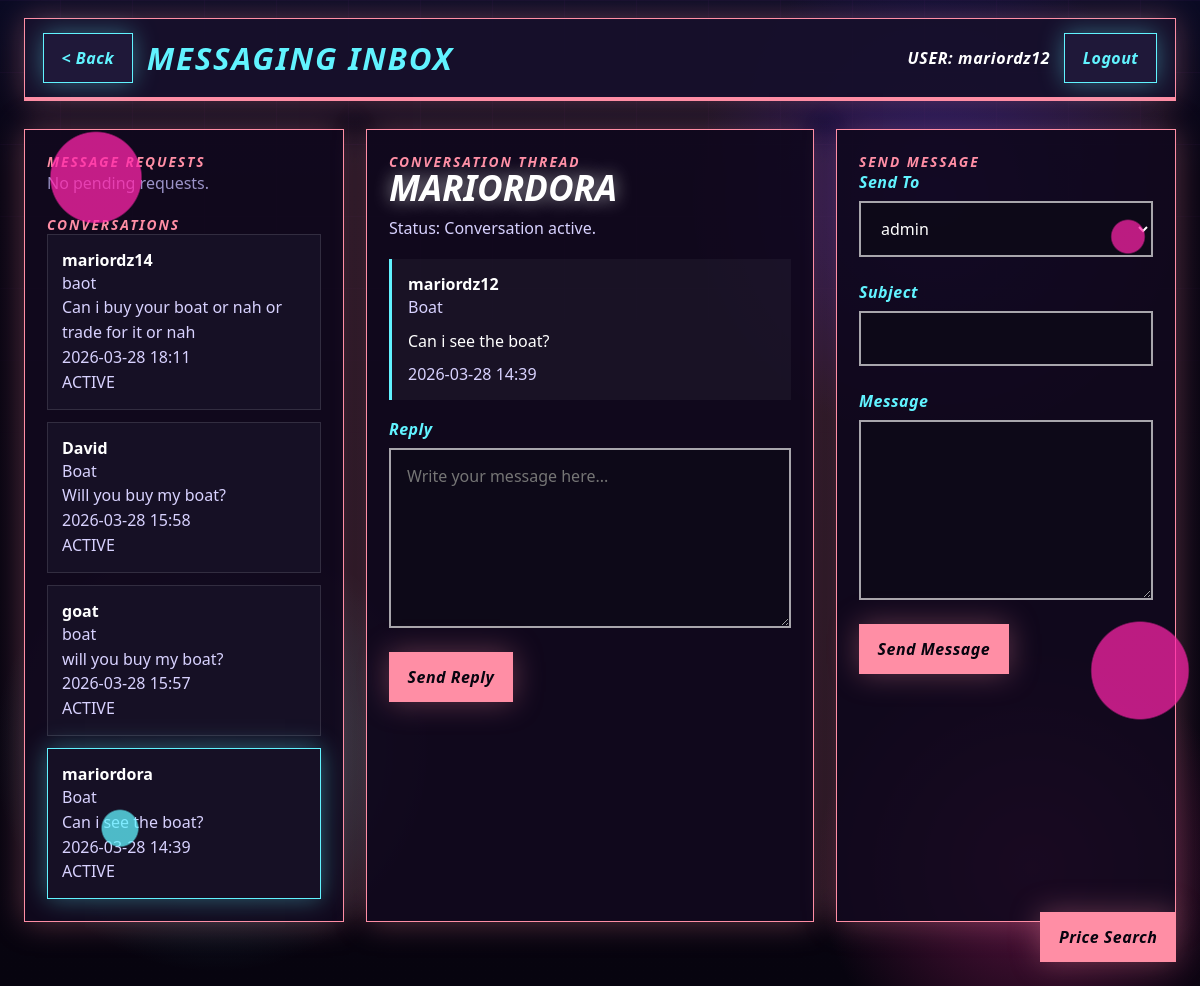
The app's page /inbox?conv=1 (signed in) with its own data.
### tables this page shows
CREATE TABLE users (
            id INTEGER PRIMARY KEY AUTOINCREMENT,
            username TEXT UNIQUE NOT NULL,
            password TEXT NOT NULL,
            created_at TEXT NOT NULL
        );

CREATE TABLE messages (
            id INTEGER PRIMARY KEY AUTOINCREMENT,
            sender_id INTEGER NOT NULL,
            receiver_id INTEGER NOT NULL,
            subject TEXT NOT NULL,
            body TEXT NOT NULL,
            item_id INTEGER,
            created_at TEXT NOT NULL,
            is_read INTEGER NOT NULL DEFAULT 0, conversation_id INTEGER,
            FOREIGN KEY(sender_id) REFERENCES users(id),
            FOREIGN KEY(receiver_id) REFERENCES users(id),
            FOREIGN KEY(item_id) REFERENCES items(id)
        );

CREATE TABLE conversations (
            id INTEGER PRIMARY KEY AUTOINCREMENT,
            user_one_id INTEGER NOT NULL,
            user_two_id INTEGER NOT NULL,
            requested_by INTEGER NOT NULL,
            status TEXT NOT NULL DEFAULT 'pending',
            created_at TEXT NOT NULL,
            updated_at TEXT NOT NULL,
            UNIQUE(user_one_id, user_two_id),
            FOREIGN KEY(user_one_id) REFERENCES users(id),
            FOREIGN KEY(user_two_id) REFERENCES users(id),
            FOREIGN KEY(requested_by) REFERENCES users(id)
        );

### web_app.py (the view, shortened to what this page needs)
@app.route("/inbox", methods=["GET", "POST"])
@login_required
def inbox():
    user_id = current_user_id()
    assert user_id is not None
    requests = get_message_requests(user_id)
    conversations = get_visible_conversations(user_id)
    selected_conversation_id = request.args.get("conv", type=int)
    if selected_conversation_id is None and conversations:
        selected_conversation_id = conversations[0][0]
    selected_meta = None
    selected_messages: list[tuple] = []
    if selected_conversation_id is not None:
        selected_meta, selected_messages = get_conversation_messages(user_id, selected_conversation_id)
        if selected_meta is not None:
            mark_conversation_read(user_id, selected_conversation_id)
    users = get_all_users_except(user_id)
    return render_template(
        "inbox.html",
        requests=requests,
        conversations=conversations,
        selected_conversation_id=selected_conversation_id,
        selected_meta=selected_meta,
        selected_messages=selected_messages,
        users=users,
        current_user_id=user_id,
        format_timestamp=format_timestamp,
    )

### main.py (called while the page is built)
def get_db_connection() -> sqlite3.Connection:
    conn = sqlite3.connect(DB_NAME, timeout=10)
    conn.execute("PRAGMA journal_mode=WAL")
    return conn

def get_all_users_except(user_id: int) -> list[tuple[int, str]]:
    conn = get_db_connection()
    cur = conn.cursor()
    cur.execute(
        "SELECT id, username FROM users WHERE id != ? ORDER BY username COLLATE NOCASE",
        (user_id,),
    )
    rows = cur.fetchall()
    conn.close()
    return rows

def get_message_requests(user_id: int) -> list[tuple]:
    conn = get_db_connection()
    cur = conn.cursor()
    cur.execute(
        """
        SELECT c.id,
               u.username,
               m.subject,
               m.body,
               m.created_at,
               c.requested_by
        FROM conversations c
        JOIN messages m ON m.id = (
            SELECT MAX(id) FROM messages WHERE conversation_id = c.id
        )
        JOIN users u ON u.id = c.requested_by
        WHERE c.status = 'pending'
          AND c.requested_by != ?
          AND (c.user_one_id = ? OR c.user_two_id = ?)
        ORDER BY c.updated_at DESC
        """,
        (user_id, user_id, user_id),
    )
    rows = cur.fetchall()
    conn.close()
    return rows

def mark_conversation_read(user_id: int, conversation_id: int) -> None:
    conn = get_db_connection()
    cur = conn.cursor()
    cur.execute(
        """
        UPDATE messages
        SET is_read = 1
        WHERE conversation_id = ? AND receiver_id = ?
        """,
        (conversation_id, user_id),
    )
    conn.commit()
    conn.close()

def format_timestamp(timestamp_text: str) -> str:
    return timestamp_text[:16].replace("T", " ")

### web_app.py (called while the page is built)
def current_user_id() -> int | None:
    user_id = session.get("user_id")
    return int(user_id) if user_id is not None else None

def current_username() -> str:
    return session.get("username", "")

def login_required(view_func):
    @wraps(view_func)
    def wrapped_view(*args, **kwargs):
        if current_user_id() is None:
            return redirect(url_for("auth"))
        return view_func(*args, **kwargs)
    return wrapped_view

@app.context_processor
def inject_shell_context():
    return {
        "shell_username": current_username(),
        "photo_url": photo_url,
    }

### templates/inbox.html (shortened to what this page needs)
{% extends "base.html" %}
{% set topbar_title = "MESSAGING INBOX" %}
{% set back_endpoint = "hub" %}
{% block content %}
<section class="inbox-layout" style="margin-top: 28px;">
    <aside class="list-panel">
        <div class="section-label">Message Requests</div>
        <div class="sidebar-list">
            {% if requests %}
                {% for request_item in requests %}
                    <div class="request-card">
                        <strong>{{ request_item[1] }}</strong>
                        <div class="thread-meta">{{ request_item[2] }}</div>
                        <div class="thread-meta">{{ request_item[3] }}</div>
                        <div class="thread-meta">{{ format_timestamp(request_item[4]) }}</div>
                        <div class="button-row" style="margin-top: 12px;">
                            <form method="post">
                                <input type="hidden" name="action" value="approve">
                                <input type="hidden" name="conversation_id" value="{{ request_item[0] }}">
                                <button class="action-btn" type="submit">Approve</button>
                            </form>
                            <form method="post">
                                <input type="hidden" name="action" value="decline">
                                <input type="hidden" name="conversation_id" value="{{ request_item[0] }}">
                                <button class="danger-btn" type="submit">Decline</button>
                            </form>
                        </div>
                    </div>
                {% endfor %}
            {% else %}
                <div class="empty-state">No pending requests.</div>
            {% endif %}
        </div>
        <div class="section-label" style="margin-top: 20px;">Conversations</div>
        <div class="sidebar-list">
            {% if conversations %}
                {% for convo in conversations %}
                    <a class="conversation-card {% if selected_conversation_id == convo[0] %}active{% endif %}" href="{{ url_for('inbox', conv=convo[0]) }}">
                        <strong>{{ convo[1] }}</strong>
                        <div class="thread-meta">{{ convo[2] or "Trade Message" }}</div>
                        <div class="thread-meta">{{ convo[3][:72] }}{% if convo[3]|length > 72 %}...{% endif %}</div>
                        <div class="thread-meta">{{ format_timestamp(convo[4]) }}</div>
                        <div class="thread-meta">{{ convo[5]|upper }}{% if convo[6] %} • {{ convo[6] }} unread{% endif %}</div>
                    </a>
                {% endfor %}
            {% else %}
                <div class="empty-state">No conversations yet.</div>
            {% endif %}
        </div>
    </aside>
    <section class="thread-panel">
        <div class="section-label">Conversation Thread</div>
        {% if selected_meta %}
            <h2 class="auth-title" style="margin-top: 0;">{{ selected_meta[5] }}</h2>
            <div class="thread-meta" style="margin-bottom: 18px;">
                Status:
                {% if selected_meta[1] == "pending" and selected_meta[2] != current_user_id %}
                    Message request waiting for your approval.
                {% elif selected_meta[1] == "pending" %}
                    Request sent. Waiting for them to accept before chatting.
                {% else %}
                    Conversation active.
                {% endif %}
            </div>
            <div class="message-thread">
                {% for message in selected_messages %}
                    <div class="thread-bubble {% if message[1] == current_user_id %}self{% endif %}">
                        <strong>{{ message[2] }}</strong>
                        <div class="thread-meta">{{ message[3] }}</div>
                        <div style="margin-top: 10px;">{{ message[4] }}</div>
                        <div class="thread-meta" style="margin-top: 10px;">{{ format_timestamp(message[5]) }}</div>
                    </div>
                {% endfor %}
            </div>
            <form method="post" class="page-grid" style="margin-top: 18px;">
                <div class="field">
                    <label for="reply_body">Reply</label>
                    <textarea id="reply_body" name="body" placeholder="Write your message here..."></textarea>
                </div>
                <div class="button-row">
                    <button class="action-btn" type="submit">Send Reply</button>
                </div>
            </form>
        {% else %}
            <div class="empty-state">No conversation selected.</div>
        {% endif %}
    </section>
    <aside class="form-panel">
        <div class="section-label">Send Message</div>
        <form method="post" class="page-grid">
            <div class="field">
                <label for="recipient">Send To</label>
                <select id="recipient" name="recipient">
                    {% for user_id, username in users %}
                        <option value="{{ username }}">{{ username }}</option>
                    {% endfor %}
                </select>
            </div>
            <div class="field">
                <label for="subject">Subject</label>
                <input id="subject" name="subject">
            </div>
            <div class="field">
                <label for="body">Message</label>
                <textarea id="body" name="body"></textarea>
            </div>
            <div class="button-row">
                <button class="action-btn" type="submit">Send Message</button>
            </div>
        </form>
    </aside>
</section>
{% endblock %}

### templates/base.html (shortened to what this page needs)
<!doctype html>
<html lang="en">
<head>
    <link rel="stylesheet" href="{{ url_for('static', filename='site.css') }}">
</head>
<body>
    <div class="site-shell">
        {% block topbar %}
            <header class="topbar">
                <div class="topbar-inner">
                    <div class="brand-left">
                        {% if back_endpoint %}
                            <a class="nav-btn" href="{{ url_for(back_endpoint) }}">&lt; Back</a>
                        {% endif %}
                        <div class="brand-title">{{ topbar_title or "CYBER XCHANGE" }}</div>
                    </div>
                    <div class="brand-right">
                        {% if shell_username %}
                            <div class="user-chip">USER: {{ shell_username }}</div>
                            <a class="nav-btn" href="{{ url_for('logout') }}">Logout</a>
                        {% endif %}
                    </div>
                </div>
                <div class="brand-line"></div>
            </header>
        {% endblock %}
        {% block content %}{% endblock %}
    </div>
    {% if shell_username %}
        <div class="floating-search" id="price-search-widget">
            <button class="action-btn" type="button" onclick="togglePriceSearch()">Price Search</button>
        </div>
    {% endif %}
</body>
</html>

### records on screen
users: username "mariordz12"
messages: convo "mariordz14", subject "baot", body "Can i buy your boat or nah or trade for it or nah", created_at "2026-03-28 18:11", status "ACTIVE"
messages: convo "David", subject "Boat", body "Will you buy my boat?", created_at "2026-03-28 15:58", status "ACTIVE"
messages: convo "goat", subject "boat", body "will you buy my boat?", created_at "2026-03-28 15:57", status "ACTIVE"
messages: convo "mariordora", subject "Boat", body "Can i see the boat?", created_at "2026-03-28 14:39", status "ACTIVE", username "mariordz12"
users: username "MARIORDORA"

### other values on screen
{{ topbar_title or "CYBER XCHANGE" }} "MESSAGING INBOX"
form field recipient "admin"
